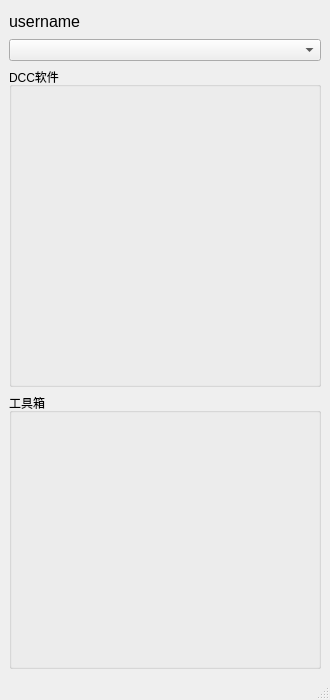
<?xml version="1.0" encoding="UTF-8"?>
<ui version="4.0">
 <class>MainWindow</class>
 <widget class="QMainWindow" name="MainWindow">
  <property name="geometry">
   <rect>
    <x>0</x>
    <y>0</y>
    <width>330</width>
    <height>700</height>
   </rect>
  </property>
  <property name="minimumSize">
   <size>
    <width>330</width>
    <height>700</height>
   </size>
  </property>
  <property name="windowTitle">
   <string>MainWindow</string>
  </property>
  <property name="styleSheet">
   <string notr="true"/>
  </property>
  <widget class="QWidget" name="centralwidget">
   <property name="minimumSize">
    <size>
     <width>320</width>
     <height>0</height>
    </size>
   </property>
   <layout class="QVBoxLayout" name="verticalLayout">
    <item>
     <widget class="QLabel" name="label_user">
      <property name="minimumSize">
       <size>
        <width>15</width>
        <height>15</height>
       </size>
      </property>
      <property name="maximumSize">
       <size>
        <width>1111111</width>
        <height>24</height>
       </size>
      </property>
      <property name="font">
       <font>
        <pointsize>12</pointsize>
       </font>
      </property>
      <property name="text">
       <string>username</string>
      </property>
     </widget>
    </item>
    <item>
     <widget class="QComboBox" name="comboBox_dccPlug">
      <property name="minimumSize">
       <size>
        <width>0</width>
        <height>10</height>
       </size>
      </property>
      <property name="maximumSize">
       <size>
        <width>16777215</width>
        <height>22</height>
       </size>
      </property>
     </widget>
    </item>
    <item>
     <widget class="QGroupBox" name="groupBox_dcc">
      <property name="minimumSize">
       <size>
        <width>280</width>
        <height>320</height>
       </size>
      </property>
      <property name="inputMethodHints">
       <set>Qt::InputMethodHint::ImhNone</set>
      </property>
      <property name="title">
       <string>DCC软件</string>
      </property>
     </widget>
    </item>
    <item>
     <widget class="QGroupBox" name="groupBox_app">
      <property name="minimumSize">
       <size>
        <width>280</width>
        <height>200</height>
       </size>
      </property>
      <property name="title">
       <string>工具箱</string>
      </property>
     </widget>
    </item>
   </layout>
  </widget>
  <widget class="QStatusBar" name="statusbar"/>
 </widget>
 <resources/>
 <connections/>
</ui>
